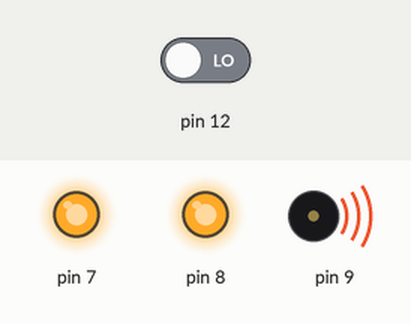
Simulated run of this sketch. Board: Arduino Uno, built with avr-gcc and run on an emulated ATmega328P. Shown: output pins drawn as LEDs (lit = HIGH), buzzer (waves = sounding). The test bench sets the inputs (shaded band); at power-on: pin 12 LOW.

Above: at 1.2 s.
1.3 s: pin 12 driven HIGH
At 2.4 s:
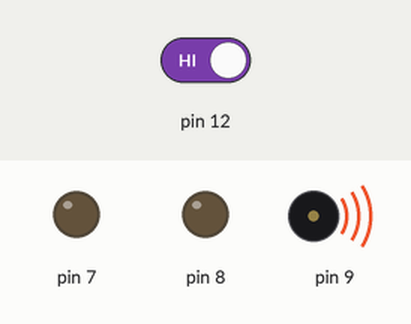
2.8 s: pin 12 driven LOW
At 3.5 s:
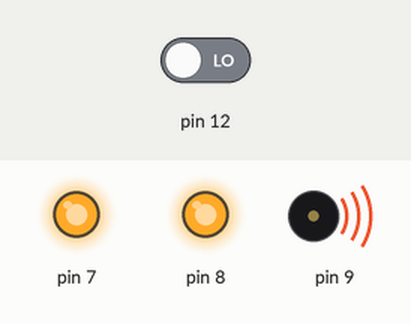
Timing chart, 0 to 5.8 s (numbered marks = the images above; inputs shaded):
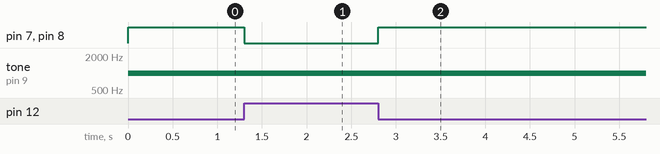

The sketch:

ir_sensor.ino
```cpp
void setup()
{
  pinMode(12, INPUT);
  pinMode(7, OUTPUT);
  pinMode(8, OUTPUT);
  pinMode(9, OUTPUT);
}

int State = 0;

void loop()
{
  State = digitalRead(12);

  if (State == HIGH)
  {
    digitalWrite(7, LOW);
    digitalWrite(8, LOW);
    noTone(0);
    delay(100);
  }
  else
  {
    digitalWrite(7, HIGH);
    digitalWrite(8, HIGH);
    tone(9, 1000);
    delay(100);
  }
}
```

Measured:
- after the input at 1.3 s, pin 7, pin 8: HIGH → LOW at once
- after the input at 2.8 s, pin 7, pin 8: LOW → HIGH at once
